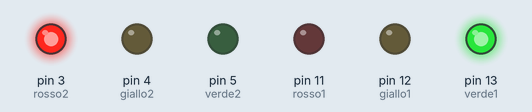
A sketch run on a simulated Arduino Uno, built with avr-gcc and run on an emulated ATmega328P. Shown: output pins drawn as LEDs (lit = HIGH).

Above: at 7.5 s.
At 17.5 s:
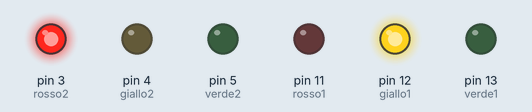
At 29.5 s:
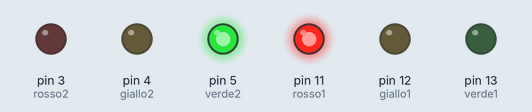
At 39.5 s:
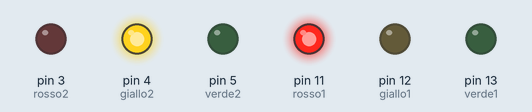
At 43.0 s:
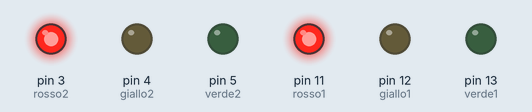
Timing chart, 0 to 57.2 s (numbered marks = the images above):
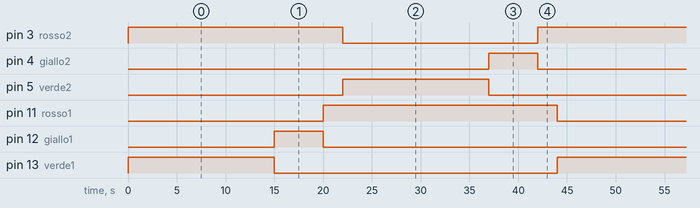

The sketch:

code.ino
```cpp
// Semaforo a 2 vie

// Tempi
const int temp1=15000; // tempo sefamoro verde/rosso
const int temp2=5000;  // tempo semfaoro giallo
const int temp3=2000;  // tempo tra verde di una via e rosso di un altro

// Pin
const int verde1=13;
const int verde2=5;
const int giallo1=12;
const int giallo2=4;
const int rosso1=11;
const int rosso2=3;

void setup()
{
  pinMode(verde1,OUTPUT);
  pinMode(verde2,OUTPUT);

  pinMode(giallo1,OUTPUT);
  pinMode(giallo2,OUTPUT);

  pinMode(rosso1,OUTPUT);
  pinMode(rosso2,OUTPUT);
}

void loop()
{
  digitalWrite(verde1,HIGH);
  digitalWrite(rosso2,HIGH);
  delay(temp1);

  digitalWrite(verde1,LOW);
  digitalWrite(giallo1,HIGH);
  delay(temp2);

  digitalWrite(giallo1,LOW);
  digitalWrite(rosso1,HIGH);
  delay(temp3);

  digitalWrite(rosso2,LOW);
  digitalWrite(verde2,HIGH);
  delay(temp1);

  digitalWrite(verde2,LOW);
  digitalWrite(giallo2,HIGH);
  delay(temp2);

  digitalWrite(giallo2,LOW);
  digitalWrite(rosso2,HIGH);
  delay(temp3);

  digitalWrite(rosso1,LOW);
}
```

Measured:
- by itself, pin 3 (rosso2), pin 11 (rosso1): alternates HIGH for 24.0 s and LOW for 20.0 s
- by itself, pin 4 (giallo2), pin 12 (giallo1): alternates HIGH for 5.0 s and LOW for 39.0 s
- by itself, pin 5 (verde2), pin 13 (verde1): alternates HIGH for 15.0 s and LOW for 29.0 s
